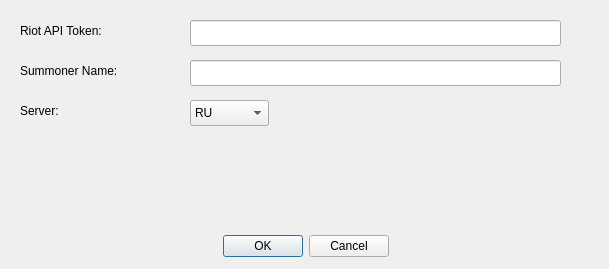
<?xml version="1.0" encoding="UTF-8"?>
<ui version="4.0">
 <class>RiotApiLoginScreen</class>
 <widget class="QDialog" name="RiotApiLoginScreen">
  <property name="geometry">
   <rect>
    <x>0</x>
    <y>0</y>
    <width>609</width>
    <height>269</height>
   </rect>
  </property>
  <property name="windowTitle">
   <string>Login Screen</string>
  </property>
  <widget class="QDialogButtonBox" name="buttonBox">
   <property name="geometry">
    <rect>
     <x>10</x>
     <y>230</y>
     <width>591</width>
     <height>32</height>
    </rect>
   </property>
   <property name="orientation">
    <enum>Qt::Horizontal</enum>
   </property>
   <property name="standardButtons">
    <set>QDialogButtonBox::Cancel|QDialogButtonBox::Ok</set>
   </property>
   <property name="centerButtons">
    <bool>true</bool>
   </property>
  </widget>
  <widget class="QLineEdit" name="lineEdit">
   <property name="geometry">
    <rect>
     <x>190</x>
     <y>20</y>
     <width>371</width>
     <height>26</height>
    </rect>
   </property>
  </widget>
  <widget class="QLabel" name="label">
   <property name="geometry">
    <rect>
     <x>20</x>
     <y>20</y>
     <width>111</width>
     <height>21</height>
    </rect>
   </property>
   <property name="text">
    <string>Riot API Token:</string>
   </property>
  </widget>
  <widget class="QLineEdit" name="lineEdit_2">
   <property name="geometry">
    <rect>
     <x>190</x>
     <y>60</y>
     <width>371</width>
     <height>26</height>
    </rect>
   </property>
  </widget>
  <widget class="QLabel" name="label_2">
   <property name="geometry">
    <rect>
     <x>20</x>
     <y>60</y>
     <width>131</width>
     <height>21</height>
    </rect>
   </property>
   <property name="text">
    <string>Summoner Name:</string>
   </property>
  </widget>
  <widget class="QComboBox" name="serverComboBox">
   <property name="geometry">
    <rect>
     <x>190</x>
     <y>100</y>
     <width>79</width>
     <height>26</height>
    </rect>
   </property>
   <property name="editable">
    <bool>false</bool>
   </property>
   <property name="currentText">
    <string>RU</string>
   </property>
   <item>
    <property name="text">
     <string>RU</string>
    </property>
   </item>
   <item>
    <property name="text">
     <string>NA</string>
    </property>
   </item>
   <item>
    <property name="text">
     <string>EUW</string>
    </property>
   </item>
   <item>
    <property name="text">
     <string>EUNE</string>
    </property>
   </item>
   <item>
    <property name="text">
     <string>BR</string>
    </property>
   </item>
   <item>
    <property name="text">
     <string>KR</string>
    </property>
   </item>
   <item>
    <property name="text">
     <string/>
    </property>
   </item>
  </widget>
  <widget class="QLabel" name="label_3">
   <property name="geometry">
    <rect>
     <x>20</x>
     <y>100</y>
     <width>121</width>
     <height>21</height>
    </rect>
   </property>
   <property name="text">
    <string>Server:</string>
   </property>
  </widget>
 </widget>
 <resources/>
 <connections>
  <connection>
   <sender>buttonBox</sender>
   <signal>rejected()</signal>
   <receiver>RiotApiLoginScreen</receiver>
   <slot>reject()</slot>
   <hints>
    <hint type="sourcelabel">
     <x>316</x>
     <y>260</y>
    </hint>
    <hint type="destinationlabel">
     <x>286</x>
     <y>274</y>
    </hint>
   </hints>
  </connection>
  <connection>
   <sender>buttonBox</sender>
   <signal>accepted()</signal>
   <receiver>RiotApiLoginScreen</receiver>
   <slot>verifyInputAndOpenMainWindow()</slot>
   <hints>
    <hint type="sourcelabel">
     <x>349</x>
     <y>261</y>
    </hint>
    <hint type="destinationlabel">
     <x>247</x>
     <y>118</y>
    </hint>
   </hints>
  </connection>
 </connections>
 <slots>
  <slot>verifyInputAndOpenMainWindow()</slot>
 </slots>
</ui>
